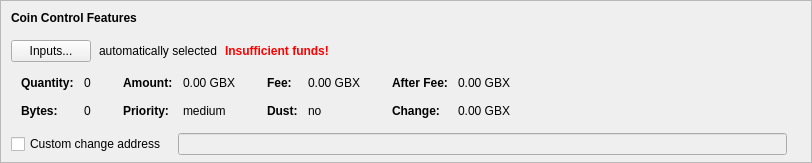
    <widget class="QFrame" name="frameCoinControl">
     <property name="sizePolicy">
      <sizepolicy hsizetype="Expanding" vsizetype="Expanding">
       <horstretch>0</horstretch>
       <verstretch>0</verstretch>
      </sizepolicy>
     </property>
     <property name="maximumSize">
      <size>
       <width>16777215</width>
       <height>16777215</height>
      </size>
     </property>
     <property name="frameShape">
      <enum>QFrame::StyledPanel</enum>
     </property>
     <property name="frameShadow">
      <enum>QFrame::Sunken</enum>
     </property>
     <layout class="QVBoxLayout" name="verticalLayoutCoinControl2">
      <property name="spacing">
       <number>0</number>
      </property>
      <property name="leftMargin">
       <number>0</number>
      </property>
      <property name="topMargin">
       <number>0</number>
      </property>
      <property name="rightMargin">
       <number>0</number>
      </property>
      <property name="bottomMargin">
       <number>6</number>
      </property>
      <item>
       <layout class="QVBoxLayout" name="verticalLayoutCoinControl" stretch="0,0,0,0,1">
        <property name="spacing">
         <number>0</number>
        </property>
        <property name="leftMargin">
         <number>10</number>
        </property>
        <property name="topMargin">
         <number>10</number>
        </property>
        <item>
         <layout class="QHBoxLayout" name="horizontalLayoutCoinControl1">
          <property name="bottomMargin">
           <number>15</number>
          </property>
          <item>
           <widget class="QLabel" name="labelCoinControlFeatures">
            <property name="sizePolicy">
             <sizepolicy hsizetype="Preferred" vsizetype="Maximum">
              <horstretch>0</horstretch>
              <verstretch>0</verstretch>
             </sizepolicy>
            </property>
            <property name="font">
             <font>
              <weight>75</weight>
              <bold>true</bold>
             </font>
            </property>
            <property name="styleSheet">
             <string notr="true">font-weight:bold;</string>
            </property>
            <property name="text">
             <string>Coin Control Features</string>
            </property>
           </widget>
          </item>
         </layout>
        </item>
        <item>
         <layout class="QHBoxLayout" name="horizontalLayoutCoinControl2" stretch="0,0,0,0">
          <property name="spacing">
           <number>8</number>
          </property>
          <property name="bottomMargin">
           <number>10</number>
          </property>
          <item>
           <widget class="QPushButton" name="pushButtonCoinControl">
            <property name="styleSheet">
             <string notr="true"/>
            </property>
            <property name="text">
             <string>Inputs...</string>
            </property>
            <property name="autoDefault">
             <bool>false</bool>
            </property>
           </widget>
          </item>
          <item>
           <widget class="QLabel" name="labelCoinControlAutomaticallySelected">
            <property name="text">
             <string>automatically selected</string>
            </property>
            <property name="margin">
             <number>5</number>
            </property>
           </widget>
          </item>
          <item>
           <widget class="QLabel" name="labelCoinControlInsuffFunds">
            <property name="font">
             <font>
              <weight>75</weight>
              <bold>true</bold>
             </font>
            </property>
            <property name="styleSheet">
             <string notr="true">color:red;font-weight:bold;</string>
            </property>
            <property name="text">
             <string>Insufficient funds!</string>
            </property>
            <property name="margin">
             <number>5</number>
            </property>
           </widget>
          </item>
          <item>
           <spacer name="horizontalSpacerCoinControl">
            <property name="orientation">
             <enum>Qt::Horizontal</enum>
            </property>
            <property name="sizeHint" stdset="0">
             <size>
              <width>40</width>
              <height>1</height>
             </size>
            </property>
           </spacer>
          </item>
         </layout>
        </item>
        <item>
         <widget class="QWidget" name="widgetCoinControl" native="true">
          <property name="sizePolicy">
           <sizepolicy hsizetype="Preferred" vsizetype="Preferred">
            <horstretch>0</horstretch>
            <verstretch>0</verstretch>
           </sizepolicy>
          </property>
          <property name="minimumSize">
           <size>
            <width>0</width>
            <height>0</height>
           </size>
          </property>
          <property name="styleSheet">
           <string notr="true"/>
          </property>
          <layout class="QHBoxLayout" name="horizontalLayoutCoinControl5">
           <property name="leftMargin">
            <number>0</number>
           </property>
           <property name="topMargin">
            <number>0</number>
           </property>
           <property name="rightMargin">
            <number>0</number>
           </property>
           <property name="bottomMargin">
            <number>0</number>
           </property>
           <item>
            <layout class="QHBoxLayout" name="horizontalLayoutCoinControl3" stretch="0,0,0,1">
             <property name="spacing">
              <number>20</number>
             </property>
             <property name="topMargin">
              <number>0</number>
             </property>
             <property name="bottomMargin">
              <number>10</number>
             </property>
             <item>
              <layout class="QFormLayout" name="formLayoutCoinControl1">
               <property name="horizontalSpacing">
                <number>10</number>
               </property>
               <property name="verticalSpacing">
                <number>14</number>
               </property>
               <property name="leftMargin">
                <number>10</number>
               </property>
               <property name="topMargin">
                <number>4</number>
               </property>
               <property name="rightMargin">
                <number>6</number>
               </property>
               <item row="0" column="0">
                <widget class="QLabel" name="labelCoinControlQuantityText">
                 <property name="font">
                  <font>
                   <weight>75</weight>
                   <bold>true</bold>
                  </font>
                 </property>
                 <property name="text">
                  <string>Quantity:</string>
                 </property>
                 <property name="margin">
                  <number>0</number>
                 </property>
                </widget>
               </item>
               <item row="0" column="1">
                <widget class="QLabel" name="labelCoinControlQuantity">
                 <property name="cursor">
                  <cursorShape>IBeamCursor</cursorShape>
                 </property>
                 <property name="contextMenuPolicy">
                  <enum>Qt::ActionsContextMenu</enum>
                 </property>
                 <property name="text">
                  <string notr="true">0</string>
                 </property>
                 <property name="margin">
                  <number>0</number>
                 </property>
                 <property name="textInteractionFlags">
                  <set>Qt::LinksAccessibleByMouse|Qt::TextSelectableByKeyboard|Qt::TextSelectableByMouse</set>
                 </property>
                </widget>
               </item>
               <item row="1" column="0">
                <widget class="QLabel" name="labelCoinControlBytesText">
                 <property name="font">
                  <font>
                   <weight>75</weight>
                   <bold>true</bold>
                  </font>
                 </property>
                 <property name="text">
                  <string>Bytes:</string>
                 </property>
                </widget>
               </item>
               <item row="1" column="1">
                <widget class="QLabel" name="labelCoinControlBytes">
                 <property name="cursor">
                  <cursorShape>IBeamCursor</cursorShape>
                 </property>
                 <property name="contextMenuPolicy">
                  <enum>Qt::ActionsContextMenu</enum>
                 </property>
                 <property name="text">
                  <string notr="true">0</string>
                 </property>
                 <property name="textInteractionFlags">
                  <set>Qt::LinksAccessibleByMouse|Qt::TextSelectableByKeyboard|Qt::TextSelectableByMouse</set>
                 </property>
                </widget>
               </item>
              </layout>
             </item>
             <item>
              <layout class="QFormLayout" name="formLayoutCoinControl2">
               <property name="horizontalSpacing">
                <number>10</number>
               </property>
               <property name="verticalSpacing">
                <number>14</number>
               </property>
               <property name="leftMargin">
                <number>6</number>
               </property>
               <property name="topMargin">
                <number>4</number>
               </property>
               <property name="rightMargin">
                <number>6</number>
               </property>
               <item row="0" column="0">
                <widget class="QLabel" name="labelCoinControlAmountText">
                 <property name="font">
                  <font>
                   <weight>75</weight>
                   <bold>true</bold>
                  </font>
                 </property>
                 <property name="text">
                  <string>Amount:</string>
                 </property>
                 <property name="margin">
                  <number>0</number>
                 </property>
                </widget>
               </item>
               <item row="0" column="1">
                <widget class="QLabel" name="labelCoinControlAmount">
                 <property name="cursor">
                  <cursorShape>IBeamCursor</cursorShape>
                 </property>
                 <property name="contextMenuPolicy">
                  <enum>Qt::ActionsContextMenu</enum>
                 </property>
                 <property name="text">
                  <string notr="true">0.00 GBX</string>
                 </property>
                 <property name="textInteractionFlags">
                  <set>Qt::LinksAccessibleByMouse|Qt::TextSelectableByKeyboard|Qt::TextSelectableByMouse</set>
                 </property>
                </widget>
               </item>
               <item row="1" column="0">
                <widget class="QLabel" name="labelCoinControlPriorityText">
                 <property name="font">
                  <font>
                   <weight>75</weight>
                   <bold>true</bold>
                  </font>
                 </property>
                 <property name="text">
                  <string>Priority:</string>
                 </property>
                </widget>
               </item>
               <item row="1" column="1">
                <widget class="QLabel" name="labelCoinControlPriority">
                 <property name="cursor">
                  <cursorShape>IBeamCursor</cursorShape>
                 </property>
                 <property name="contextMenuPolicy">
                  <enum>Qt::ActionsContextMenu</enum>
                 </property>
                 <property name="text">
                  <string>medium</string>
                 </property>
                 <property name="textInteractionFlags">
                  <set>Qt::LinksAccessibleByMouse|Qt::TextSelectableByKeyboard|Qt::TextSelectableByMouse</set>
                 </property>
                </widget>
               </item>
              </layout>
             </item>
             <item>
              <layout class="QFormLayout" name="formLayoutCoinControl3">
               <property name="horizontalSpacing">
                <number>10</number>
               </property>
               <property name="verticalSpacing">
                <number>14</number>
               </property>
               <property name="leftMargin">
                <number>6</number>
               </property>
               <property name="topMargin">
                <number>4</number>
               </property>
               <property name="rightMargin">
                <number>6</number>
               </property>
               <item row="0" column="0">
                <widget class="QLabel" name="labelCoinControlFeeText">
                 <property name="font">
                  <font>
                   <weight>75</weight>
                   <bold>true</bold>
                  </font>
                 </property>
                 <property name="text">
                  <string>Fee:</string>
                 </property>
                 <property name="margin">
                  <number>0</number>
                 </property>
                </widget>
               </item>
               <item row="0" column="1">
                <widget class="QLabel" name="labelCoinControlFee">
                 <property name="cursor">
                  <cursorShape>IBeamCursor</cursorShape>
                 </property>
                 <property name="contextMenuPolicy">
                  <enum>Qt::ActionsContextMenu</enum>
                 </property>
                 <property name="text">
                  <string notr="true">0.00 GBX</string>
                 </property>
                 <property name="textInteractionFlags">
                  <set>Qt::LinksAccessibleByMouse|Qt::TextSelectableByKeyboard|Qt::TextSelectableByMouse</set>
                 </property>
                </widget>
               </item>
               <item row="1" column="0">
                <widget class="QLabel" name="labelCoinControlLowOutputText">
                 <property name="font">
                  <font>
                   <weight>75</weight>
                   <bold>true</bold>
                  </font>
                 </property>
                 <property name="text">
                  <string>Dust:</string>
                 </property>
                </widget>
               </item>
               <item row="1" column="1">
                <widget class="QLabel" name="labelCoinControlLowOutput">
                 <property name="cursor">
                  <cursorShape>IBeamCursor</cursorShape>
                 </property>
                 <property name="contextMenuPolicy">
                  <enum>Qt::ActionsContextMenu</enum>
                 </property>
                 <property name="text">
                  <string>no</string>
                 </property>
                 <property name="textInteractionFlags">
                  <set>Qt::LinksAccessibleByMouse|Qt::TextSelectableByKeyboard|Qt::TextSelectableByMouse</set>
                 </property>
                </widget>
               </item>
              </layout>
             </item>
             <item>
              <layout class="QFormLayout" name="formLayoutCoinControl4">
               <property name="horizontalSpacing">
                <number>10</number>
               </property>
               <property name="verticalSpacing">
                <number>14</number>
               </property>
               <property name="leftMargin">
                <number>6</number>
               </property>
               <property name="topMargin">
                <number>4</number>
               </property>
               <property name="rightMargin">
                <number>6</number>
               </property>
               <item row="0" column="0">
                <widget class="QLabel" name="labelCoinControlAfterFeeText">
                 <property name="font">
                  <font>
                   <weight>75</weight>
                   <bold>true</bold>
                  </font>
                 </property>
                 <property name="text">
                  <string>After Fee:</string>
                 </property>
                 <property name="margin">
                  <number>0</number>
                 </property>
                </widget>
               </item>
               <item row="0" column="1">
                <widget class="QLabel" name="labelCoinControlAfterFee">
                 <property name="cursor">
                  <cursorShape>IBeamCursor</cursorShape>
                 </property>
                 <property name="contextMenuPolicy">
                  <enum>Qt::ActionsContextMenu</enum>
                 </property>
                 <property name="text">
                  <string notr="true">0.00 GBX</string>
                 </property>
                 <property name="textInteractionFlags">
                  <set>Qt::LinksAccessibleByMouse|Qt::TextSelectableByKeyboard|Qt::TextSelectableByMouse</set>
                 </property>
                </widget>
               </item>
               <item row="1" column="0">
                <widget class="QLabel" name="labelCoinControlChangeText">
                 <property name="font">
                  <font>
                   <weight>75</weight>
                   <bold>true</bold>
                  </font>
                 </property>
                 <property name="text">
                  <string>Change:</string>
                 </property>
                </widget>
               </item>
               <item row="1" column="1">
                <widget class="QLabel" name="labelCoinControlChange">
                 <property name="cursor">
                  <cursorShape>IBeamCursor</cursorShape>
                 </property>
                 <property name="contextMenuPolicy">
                  <enum>Qt::ActionsContextMenu</enum>
                 </property>
                 <property name="text">
                  <string notr="true">0.00 GBX</string>
                 </property>
                 <property name="textInteractionFlags">
                  <set>Qt::LinksAccessibleByMouse|Qt::TextSelectableByKeyboard|Qt::TextSelectableByMouse</set>
                 </property>
                </widget>
               </item>
              </layout>
             </item>
            </layout>
           </item>
          </layout>
         </widget>
        </item>
        <item>
         <layout class="QHBoxLayout" name="horizontalLayoutCoinControl4" stretch="0,0,0">
          <property name="spacing">
           <number>12</number>
          </property>
          <property name="sizeConstraint">
           <enum>QLayout::SetDefaultConstraint</enum>
          </property>
          <property name="topMargin">
           <number>5</number>
          </property>
          <property name="rightMargin">
           <number>5</number>
          </property>
          <item>
           <widget class="QCheckBox" name="checkBoxCoinControlChange">
            <property name="toolTip">
             <string>If this is activated, but the change address is empty or invalid, change will be sent to a newly generated address.</string>
            </property>
            <property name="text">
             <string>Custom change address</string>
            </property>
           </widget>
          </item>
          <item>
           <widget class="QValidatedLineEdit" name="lineEditCoinControlChange">
            <property name="enabled">
             <bool>false</bool>
            </property>
            <property name="sizePolicy">
             <sizepolicy hsizetype="Expanding" vsizetype="Fixed">
              <horstretch>0</horstretch>
              <verstretch>0</verstretch>
             </sizepolicy>
            </property>
           </widget>
          </item>
          <item>
           <widget class="QLabel" name="labelCoinControlChangeLabel">
            <property name="sizePolicy">
             <sizepolicy hsizetype="Preferred" vsizetype="Expanding">
              <horstretch>0</horstretch>
              <verstretch>0</verstretch>
             </sizepolicy>
            </property>
            <property name="minimumSize">
             <size>
              <width>0</width>
              <height>0</height>
             </size>
            </property>
            <property name="text">
             <string/>
            </property>
            <property name="margin">
             <number>3</number>
            </property>
           </widget>
          </item>
         </layout>
        </item>
        <item>
         <spacer name="verticalSpacerCoinControl">
          <property name="orientation">
           <enum>Qt::Vertical</enum>
          </property>
          <property name="sizeHint" stdset="0">
           <size>
            <width>800</width>
            <height>1</height>
           </size>
          </property>
         </spacer>
        </item>
       </layout>
      </item>
     </layout>
    </widget>
